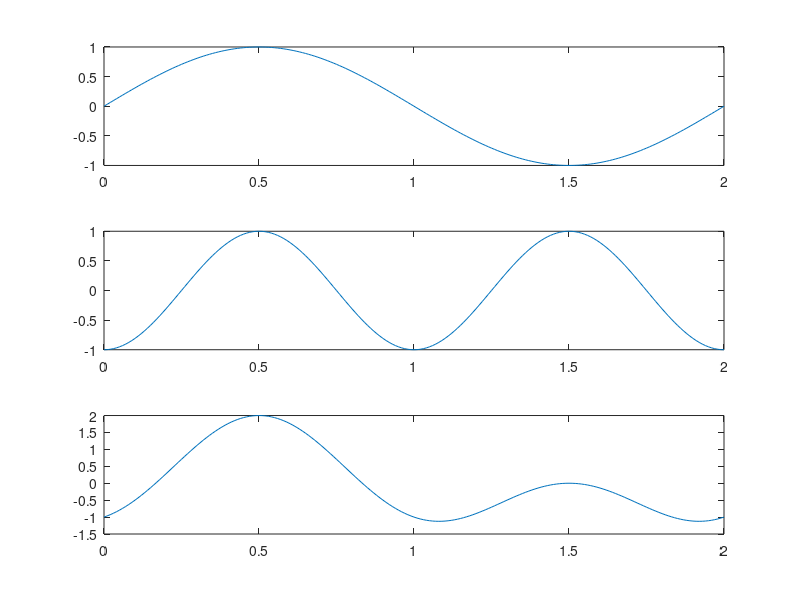

The MATLAB source for this figure:
T=100;
t=0:1/T:2;
f1=1;
f2=2;
pha2=1.5*pi;
y1=sin(f1*pi*t);
subplot(3,1,1)
plot(t,y1)
y2=sin(f2*pi*t+ pha2);
subplot(3,1,2)
plot(t,y2)
y3=y1+y2;
subplot(3,1,3)
plot(t,y3)
